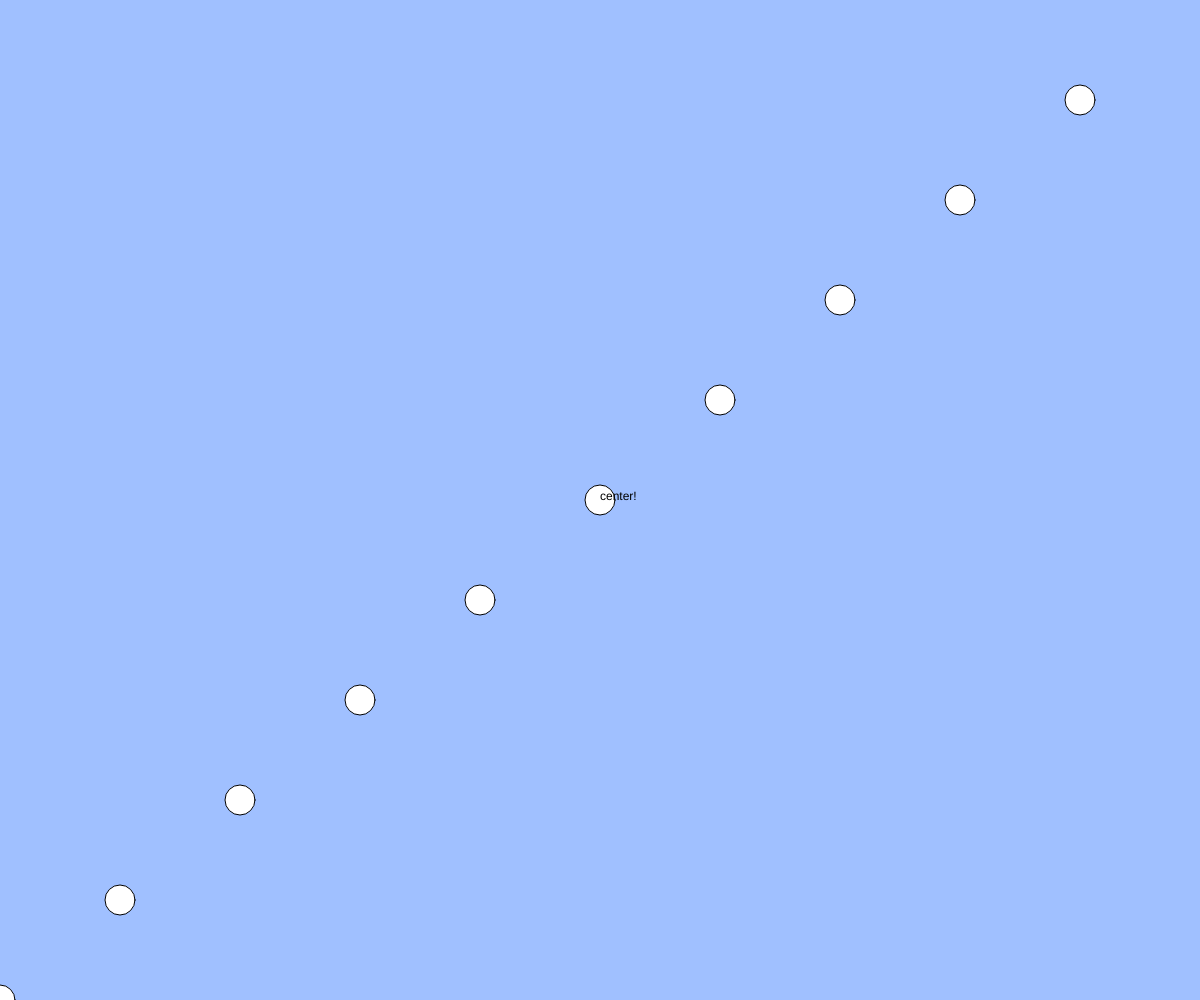
Frame 1 (no input)
Frame 60 (no input): identical to frame 1, image omitted
Frame 120 (the mouse pressed at the canvas centre since frame 60): identical to frame 1, image omitted

The p5.js sketch that drew this single still picture (run headless with seeded random() and noise() and a simulated clock; from frame 60 on, the mouse is pressed at the canvas centre):

// p5.js sketch
// ── sketch.js
// テキスト「リサイズするプログラムを作る」
function setup(){
  createCanvas(windowWidth, windowHeight);
}

function windowResized(){
  resizeCanvas(windowWidth, windowHeight);
}

function draw(){
  background(160, 192, 255);
  for(let i = 0; i < 10; i++){
    ellipse(width * i / 10, height * (10 - i) / 10, 30);
  }
  text("center!", width * 0.5, height * 0.5);
}
